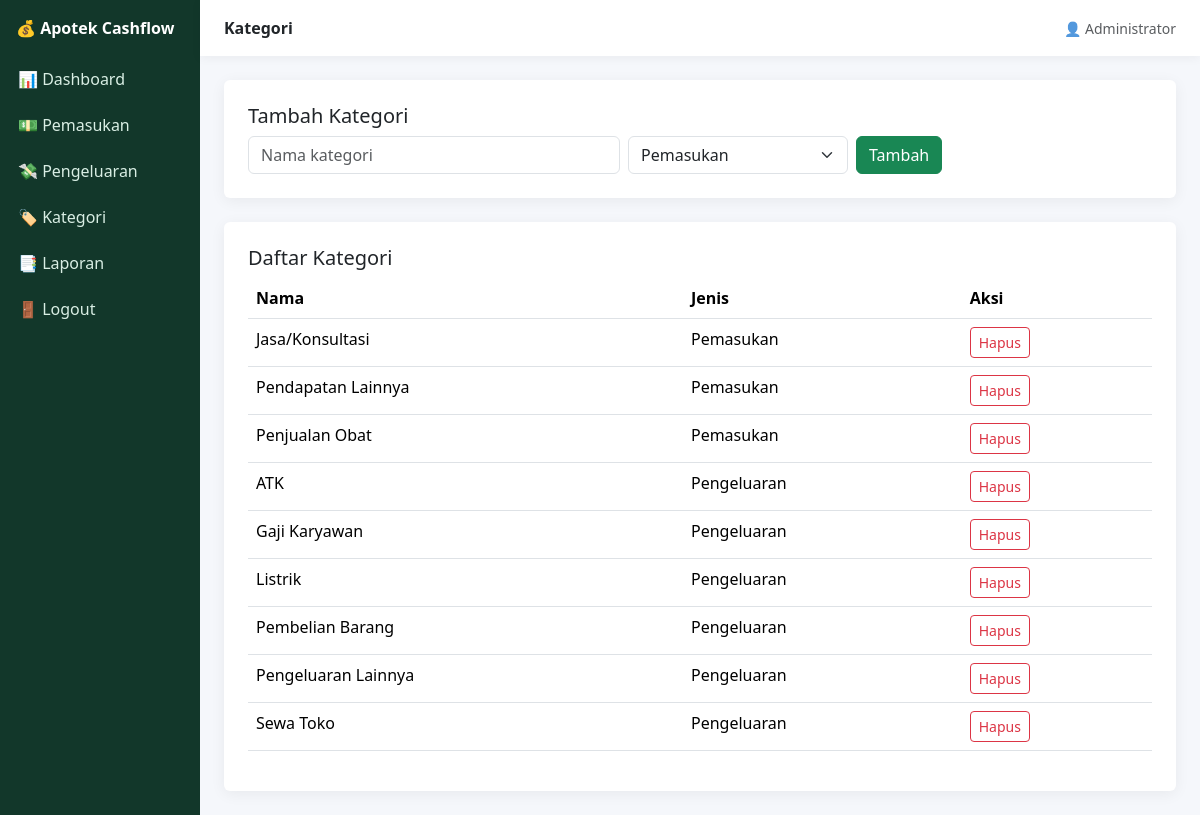
The page /kategori.php (signed in) on the database its author committed.
### tables this page shows
CREATE TABLE kategori(id INT AUTO_INCREMENT PRIMARY KEY,nama VARCHAR(100) NOT NULL,jenis ENUM('pemasukan','pengeluaran') NOT NULL);

### kategori.php (the view)
<?php require_once __DIR__.'/config/auth.php';$pageTitle='Kategori';if(isset($_GET['hapus'])){try{$pdo->prepare("DELETE FROM kategori WHERE id=?")->execute([(int)$_GET['hapus']]);}catch(Exception $e){}header('Location:kategori.php');exit;}if($_SERVER['REQUEST_METHOD']==='POST'){$pdo->prepare("INSERT INTO kategori(nama,jenis) VALUES(?,?)")->execute([trim($_POST['nama']),$_POST['jenis']]);header('Location:kategori.php');exit;}$data=$pdo->query("SELECT * FROM kategori ORDER BY jenis,nama")->fetchAll();include __DIR__.'/partials/header.php';?><div class="card p-4 mb-4"><h5>Tambah Kategori</h5><form method="post" class="row g-2"><div class="col-md-5"><input name="nama" class="form-control" placeholder="Nama kategori" required></div><div class="col-md-3"><select name="jenis" class="form-select"><option value="pemasukan">Pemasukan</option><option value="pengeluaran">Pengeluaran</option></select></div><div class="col-md-2"><button class="btn btn-success">Tambah</button></div></form></div><div class="card p-4"><h5>Daftar Kategori</h5><table class="table"><thead><tr><th>Nama</th><th>Jenis</th><th>Aksi</th></tr></thead><tbody><?php foreach($data as $r):?><tr><td><?=htmlspecialchars($r['nama'])?></td><td><?=ucfirst($r['jenis'])?></td><td><a class="btn btn-sm btn-outline-danger" href="?hapus=<?=$r['id']?>" onclick="return confirm('Hapus?')">Hapus</a></td></tr><?php endforeach;?></tbody></table></div><?php include __DIR__.'/partials/footer.php';?>

### partials/header.php (shortened to what this page needs)
<!doctype html><html lang="id"><head><link href="https://cdn.jsdelivr.net/npm/bootstrap@5.3.3/dist/css/bootstrap.min.css" rel="stylesheet"><link href="https://cdn.jsdelivr.net/npm/bootstrap-icons@1.11.3/font/bootstrap-icons.css" rel="stylesheet"></head><body><div class="container-fluid"><div class="row"><aside class="col-md-2 sidebar p-0"><div class="p-3 text-white brand">💰 Apotek Cashflow</div><div class="menu"><a href="index.php">📊 Dashboard</a><a href="transaksi.php?jenis=pemasukan">💵 Pemasukan</a><a href="transaksi.php?jenis=pengeluaran">💸 Pengeluaran</a><a href="kategori.php">🏷️ Kategori</a><a href="laporan.php">📑 Laporan</a><a href="logout.php">🚪 Logout</a></div></aside><main class="col-md-10 p-0"><nav class="navbar px-4 py-3"><strong><?=htmlspecialchars($pageTitle)?></strong><span class="text-muted small">👤 <?=htmlspecialchars($_SESSION['user']['nama'])?></span></nav><div class="p-4">

### partials/footer.php
</div></main></div></div><script src="https://cdn.jsdelivr.net/npm/bootstrap@5.3.3/dist/js/bootstrap.bundle.min.js"></script></body></html>

### partials/header.php (style rules this page uses)
body { background:#f5f7fb }
.sidebar { min-height:100vh;background:#12372a }
.sidebar a { display:block;color:#d9eee4;text-decoration:none;padding:11px 18px }
.brand { font-weight:700 }
.card { border:0;box-shadow:0 3px 15px rgba(0,0,0,.06) }
.navbar { background:#fff;box-shadow:0 2px 10px rgba(0,0,0,.05) }

### rows shown on the page
kategori: nama "Jasa/Konsultasi", jenis "Pemasukan"
kategori: nama "Pendapatan Lainnya", jenis "Pemasukan"
kategori: nama "Penjualan Obat", jenis "Pemasukan"
kategori: nama "ATK", jenis "Pengeluaran"
kategori: nama "Gaji Karyawan", jenis "Pengeluaran"
kategori: nama "Listrik", jenis "Pengeluaran"
kategori: nama "Pembelian Barang", jenis "Pengeluaran"
kategori: nama "Pengeluaran Lainnya", jenis "Pengeluaran"
kategori: nama "Sewa Toko", jenis "Pengeluaran"

### other values the page prints
$pageTitle "Kategori"
$_SESSION['user']['nama'] "Administrator"
